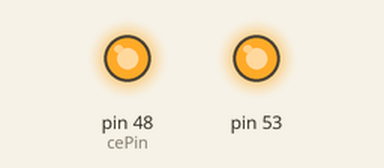
Simulated run of this sketch. Board: Arduino Mega 2560, built with avr-gcc and run on an emulated ATmega2560. On the bench: output pins drawn as LEDs (lit = HIGH). Pins used as bus, display or sensor lines are not drawn.

Above: at 0.1 s.
Timing chart, 0 to 1.6 s (numbered marks = the images above):
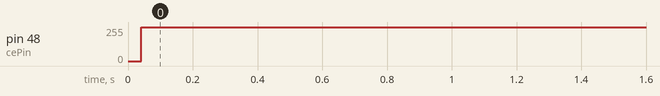

Measured:
- by itself, pin 48 (cePin): 0/255 → 255/255 at 0.04 s

The sketch:

Mobil_prueba2.ino
```cpp
// receptor nrf24l01 con Mirf

#include <SPI.h>
#include <Mirf.h>
#include <nRF24L01.h>
#include <MirfHardwareSpiDriver.h>

int rate[9];
int rate2[9];
float lat,lon;


void setup(){

  Serial.begin(9600);
  Mirf.cePin = 48;             //ce pin on Mega 2560, REMOVE THIS LINE IF YOU ARE USING AN UNO
  Mirf.csnPin = 49;            //csn pin on Mega 2560, REMOVE THIS LINE IF YOU ARE USING AN UNO
  Mirf.spi = &MirfHardwareSpi;
  Mirf.init();
  Mirf.setRADDR((byte *)"serv1");
  Mirf.payload = sizeof(rate);
  Mirf.config();

}

void loop(){

  Mirf.setRADDR((byte *)"clie1");
  if(Mirf.dataReady()){

  rate[Mirf.payload];
  while(!Mirf.dataReady()){
  }
  Mirf.getData((byte *) &rate);

  int suma=rate[0]+rate[1]+rate[2]+rate[3]+rate[4]+rate[5]+rate[6]+rate[7];
  if( suma<800 && suma>0){
  lat=-((float)rate[0]+(float)rate[1]/100.000000+(float)rate[2]/10000.000000+(float)rate[3]/1000000.000000);
  lon=-((float)rate[4]+(float)rate[5]/100.000000+(float)rate[6]/10000.000000+(float)rate[7]/1000000.00000);
  Serial.print(lat);
  Serial.print("  ");
  Serial.println(lon);
  }
//  Serial.print(rate[0]);
//  Serial.print("  ");
//  Serial.print(rate[1]);
//  Serial.print("  ");
//  Serial.print(rate[2]);
//  Serial.print("  ");
//  Serial.print(rate[3]);
//  Serial.print("  ");
//  Serial.print(rate[4]);
//  Serial.print("  ");
//  Serial.print(rate[5]);
//  Serial.print("  ");
//  Serial.print(rate[6]);
//  Serial.print("  ");
//  Serial.print(rate[7]);
//  Serial.print("  ");
//  Serial.println(rate[8]);
  }


  rate2[0]=4500.22;
  rate2[1]=46;
  rate2[2]=47;
  rate2[3]=25;

  rate2[4]=77;
  rate2[5]=76;
  rate2[6]=75;
  rate2[7]=4;
  rate2[8]=0;

  Mirf.setTADDR((byte *)"serv1");

  Mirf.send((byte *) &rate2);

  while(Mirf.isSending()){
  }

  delay(20);


}
```
